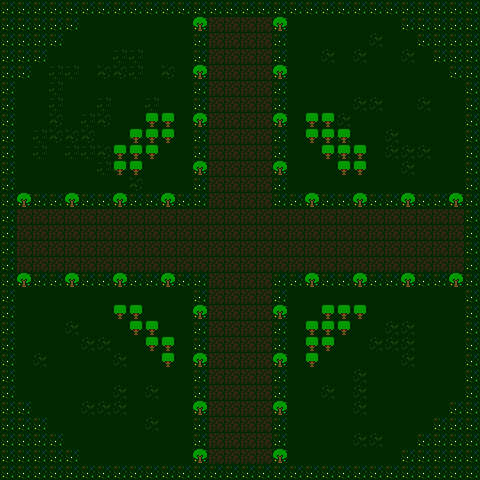

A 2D game scene composited from a Tiled map and its tileset images. What follows is a short description and the map's XML, with every tile layer's data as written:
An orthogonal 30x30 tile map with 16x16 px tiles, 3 tile layers (floor, wall, units).

<map version="1.10" tiledversion="2025.05.05" orientation="orthogonal" renderorder="right-down" width="30" height="30" tilewidth="16" tileheight="16" infinite="0" nextlayerid="6" nextobjectid="1">
 <tileset firstgid="1" source="../../tiles/battle/farm.tsx" />
 <layer id="1" name="floor" width="30" height="30">
  <data encoding="csv">
52,52,52,52,52,52,52,52,52,52,52,52,52,52,52,52,52,52,52,52,52,52,52,52,52,52,52,52,52,52,
52,52,52,52,52,4,4,4,4,4,4,4,52,15,15,15,15,52,4,4,4,4,4,4,4,52,52,52,52,52,
52,52,52,52,4,4,4,4,4,4,4,4,52,15,15,15,15,52,4,4,4,4,4,16,4,4,52,52,52,52,
52,52,52,4,4,4,4,18,18,4,4,4,52,15,15,15,15,52,4,4,16,4,16,4,4,16,4,52,52,52,
52,52,4,18,18,4,17,17,18,4,17,4,52,15,15,15,15,52,4,4,4,4,4,4,4,4,4,4,52,52,
52,4,4,18,4,4,4,4,4,4,4,4,52,15,15,15,15,52,4,4,4,4,4,4,4,4,4,4,4,52,
52,4,4,18,4,4,18,4,4,18,4,4,52,15,15,15,15,52,4,4,4,4,16,16,4,4,16,4,4,52,
52,4,4,17,4,18,17,4,4,4,4,4,52,15,15,15,15,52,4,4,4,16,4,4,4,4,4,4,4,52,
52,4,18,17,17,17,4,4,18,4,4,4,52,15,15,15,15,52,4,4,4,16,4,4,16,4,4,4,4,52,
52,4,18,4,18,18,17,4,4,4,4,4,52,15,15,15,15,52,4,4,4,16,4,4,16,16,16,4,4,52,
52,4,4,4,4,4,18,18,4,4,4,4,52,15,15,15,15,52,4,4,4,4,4,4,4,16,4,4,4,52,
52,4,4,4,4,4,4,4,17,4,4,4,52,15,15,15,15,52,4,4,4,4,4,4,4,4,4,4,4,52,
52,52,52,52,52,52,52,52,52,52,52,52,52,15,15,15,15,52,52,52,52,52,52,52,52,52,52,52,52,52,
52,15,15,15,15,15,15,15,15,15,15,15,15,15,15,15,15,15,15,15,15,15,15,15,15,15,15,15,15,52,
52,15,15,15,15,15,15,15,15,15,15,15,15,15,15,15,15,15,15,15,15,15,15,15,15,15,15,15,15,52,
52,15,15,15,15,15,15,15,15,15,15,15,15,15,15,15,15,15,15,15,15,15,15,15,15,15,15,15,15,52,
52,15,15,15,15,15,15,15,15,15,15,15,15,15,15,15,15,15,15,15,15,15,15,15,15,15,15,15,15,52,
52,52,52,52,52,52,52,52,52,52,52,52,52,15,15,15,15,52,52,52,52,52,52,52,52,52,52,52,52,52,
52,4,4,4,4,4,4,4,4,4,4,4,52,15,15,15,15,52,4,4,4,4,4,4,4,4,4,4,4,52,
52,4,4,4,4,4,4,4,4,4,4,4,52,15,15,15,15,52,4,4,4,4,4,4,4,4,4,4,4,52,
52,4,4,4,16,4,4,4,4,4,4,4,52,15,15,15,15,52,4,4,4,4,4,4,16,16,4,4,4,52,
52,4,4,4,4,16,16,4,4,4,4,4,52,15,15,15,15,52,4,4,4,4,4,16,16,16,4,4,4,52,
52,4,16,4,4,4,4,16,4,4,4,4,52,15,15,15,15,52,4,4,4,4,4,4,4,16,4,4,4,52,
52,4,4,4,4,4,4,4,4,4,4,4,52,15,15,15,15,52,4,4,4,4,16,4,4,4,4,4,4,52,
52,4,4,4,4,4,4,16,4,16,4,4,52,15,15,15,15,52,4,4,16,4,16,4,4,4,4,4,4,52,
52,52,4,4,4,16,16,16,4,4,4,4,52,15,15,15,15,52,4,4,4,4,16,4,4,4,4,4,52,52,
52,52,52,4,4,4,4,4,4,16,4,4,52,15,15,15,15,52,4,4,4,4,4,4,4,4,4,52,52,52,
52,52,52,52,4,4,4,4,4,4,4,4,52,15,15,15,15,52,4,4,4,4,16,16,4,4,52,52,52,52,
52,52,52,52,52,4,4,4,4,4,4,4,52,15,15,15,15,52,4,4,4,4,4,4,4,52,52,52,52,52,
52,52,52,52,52,52,52,52,52,52,52,52,52,52,52,52,52,52,52,52,52,52,52,52,52,52,52,52,52,52
</data>
 </layer>
 <layer id="3" name="wall" width="30" height="30">
  <data encoding="csv">
0,0,0,0,0,0,0,0,0,0,0,0,0,0,0,0,0,0,0,0,0,0,0,0,0,0,0,0,0,0,
0,0,0,0,0,0,0,0,0,0,0,0,36,0,0,0,0,36,0,0,0,0,0,0,0,0,0,0,0,0,
0,0,0,0,0,0,0,0,0,0,0,0,0,0,0,0,0,0,0,0,0,0,0,0,0,0,0,0,0,0,
0,0,0,0,0,0,0,0,0,0,0,0,0,0,0,0,0,0,0,0,0,0,0,0,0,0,0,0,0,0,
0,0,0,0,0,0,0,0,0,0,0,0,36,0,0,0,0,36,0,0,0,0,0,0,0,0,0,0,0,0,
0,0,0,0,0,0,0,0,0,0,0,0,0,0,0,0,0,0,0,0,0,0,0,0,0,0,0,0,0,0,
0,0,0,0,0,0,0,0,0,0,0,0,0,0,0,0,0,0,0,0,0,0,0,0,0,0,0,0,0,0,
0,0,0,0,0,0,0,0,0,35,35,0,36,0,0,0,0,36,0,35,35,0,0,0,0,0,0,0,0,0,
0,0,0,0,0,0,0,0,35,35,35,0,0,0,0,0,0,0,0,35,35,35,0,0,0,0,0,0,0,0,
0,0,0,0,0,0,0,35,35,35,0,0,0,0,0,0,0,0,0,0,35,35,35,0,0,0,0,0,0,0,
0,0,0,0,0,0,0,35,35,0,0,0,36,0,0,0,0,36,0,0,0,35,35,0,0,0,0,0,0,0,
0,0,0,0,0,0,0,0,0,0,0,0,0,0,0,0,0,0,0,0,0,0,0,0,0,0,0,0,0,0,
0,36,0,0,36,0,0,36,0,0,36,0,0,0,0,0,0,0,0,36,0,0,36,0,0,36,0,0,36,0,
0,0,0,0,0,0,0,0,0,0,0,0,0,0,0,0,0,0,0,0,0,0,0,0,0,0,0,0,0,0,
0,0,0,0,0,0,0,0,0,0,0,0,0,0,0,0,0,0,0,0,0,0,0,0,0,0,0,0,0,0,
0,0,0,0,0,0,0,0,0,0,0,0,0,0,0,0,0,0,0,0,0,0,0,0,0,0,0,0,0,0,
0,0,0,0,0,0,0,0,0,0,0,0,0,0,0,0,0,0,0,0,0,0,0,0,0,0,0,0,0,0,
0,36,0,0,36,0,0,36,0,0,36,0,0,0,0,0,0,0,0,36,0,0,36,0,0,36,0,0,36,0,
0,0,0,0,0,0,0,0,0,0,0,0,0,0,0,0,0,0,0,0,0,0,0,0,0,0,0,0,0,0,
0,0,0,0,0,0,0,35,35,0,0,0,36,0,0,0,0,36,0,0,35,35,35,0,0,0,0,0,0,0,
0,0,0,0,0,0,0,0,35,35,0,0,0,0,0,0,0,0,0,35,35,35,0,0,0,0,0,0,0,0,
0,0,0,0,0,0,0,0,0,35,35,0,0,0,0,0,0,0,0,35,35,0,0,0,0,0,0,0,0,0,
0,0,0,0,0,0,0,0,0,0,35,0,36,0,0,0,0,36,0,35,0,0,0,0,0,0,0,0,0,0,
0,0,0,0,0,0,0,0,0,0,0,0,0,0,0,0,0,0,0,0,0,0,0,0,0,0,0,0,0,0,
0,0,0,0,0,0,0,0,0,0,0,0,0,0,0,0,0,0,0,0,0,0,0,0,0,0,0,0,0,0,
0,0,0,0,0,0,0,0,0,0,0,0,36,0,0,0,0,36,0,0,0,0,0,0,0,0,0,0,0,0,
0,0,0,0,0,0,0,0,0,0,0,0,0,0,0,0,0,0,0,0,0,0,0,0,0,0,0,0,0,0,
0,0,0,0,0,0,0,0,0,0,0,0,0,0,0,0,0,0,0,0,0,0,0,0,0,0,0,0,0,0,
0,0,0,0,0,0,0,0,0,0,0,0,36,0,0,0,0,36,0,0,0,0,0,0,0,0,0,0,0,0,
0,0,0,0,0,0,0,0,0,0,0,0,0,0,0,0,0,0,0,0,0,0,0,0,0,0,0,0,0,0
</data>
 </layer>
 <layer id="4" name="units" width="30" height="30">
  <data encoding="csv">
0,0,0,0,0,0,0,0,0,0,0,0,0,0,0,0,0,0,0,0,0,0,0,0,0,0,0,0,0,0,
0,0,0,0,0,0,0,0,0,0,0,0,0,0,0,0,0,0,0,0,0,0,0,0,0,0,0,0,0,0,
0,0,0,0,0,0,0,0,0,0,0,0,0,0,0,0,0,0,0,0,0,0,0,0,0,0,0,0,0,0,
0,0,0,0,0,0,0,0,0,0,0,0,0,0,0,0,0,0,0,0,0,0,0,0,0,0,0,0,0,0,
0,0,0,0,0,0,0,0,0,0,0,0,0,0,0,0,0,0,0,0,0,0,0,0,0,0,0,0,0,0,
0,0,0,0,0,0,0,0,0,0,0,0,0,0,0,0,0,0,0,0,0,0,0,0,0,0,0,0,0,0,
0,0,0,0,0,0,0,0,0,0,0,0,0,0,0,0,0,0,0,0,0,0,0,0,0,0,0,0,0,0,
0,0,0,0,0,0,0,0,0,0,0,0,0,0,0,0,0,0,0,0,0,0,0,0,0,0,0,0,0,0,
0,0,0,0,0,0,0,0,0,0,0,0,0,0,0,0,0,0,0,0,0,0,0,0,0,0,0,0,0,0,
0,0,0,0,0,0,0,0,0,0,0,0,0,0,0,0,0,0,0,0,0,0,0,0,0,0,0,0,0,0,
0,0,0,0,0,0,0,0,0,0,0,0,0,0,0,0,0,0,0,0,0,0,0,0,0,0,0,0,0,0,
0,0,0,0,0,0,0,0,0,0,0,0,0,0,0,0,0,0,0,0,0,0,0,0,0,0,0,0,0,0,
0,0,0,0,0,0,0,0,0,0,0,0,0,0,0,0,0,0,0,0,0,0,0,0,0,0,0,0,0,0,
0,0,0,0,0,0,0,0,0,0,0,0,0,0,0,0,0,0,0,0,0,0,0,0,0,0,0,0,0,0,
0,0,0,0,0,0,0,0,0,0,0,0,0,0,0,0,0,0,0,0,0,0,0,0,0,0,0,0,0,0,
0,0,0,0,0,0,0,0,0,0,0,0,0,0,0,0,0,0,0,0,0,0,0,0,0,0,0,0,0,0,
0,0,0,0,0,0,0,0,0,0,0,0,0,0,0,0,0,0,0,0,0,0,0,0,0,0,0,0,0,0,
0,0,0,0,0,0,0,0,0,0,0,0,0,0,0,0,0,0,0,0,0,0,0,0,0,0,0,0,0,0,
0,0,0,0,0,0,0,0,0,0,0,0,0,0,0,0,0,0,0,0,0,0,0,0,0,0,0,0,0,0,
0,0,0,0,0,0,0,0,0,0,0,0,0,0,0,0,0,0,0,0,0,0,0,0,0,0,0,0,0,0,
0,0,0,0,0,0,0,0,0,0,0,0,0,0,0,0,0,0,0,0,0,0,0,0,0,0,0,0,0,0,
0,0,0,0,0,0,0,0,0,0,0,0,0,0,0,0,0,0,0,0,0,0,0,0,0,0,0,0,0,0,
0,0,0,0,0,0,0,0,0,0,0,0,0,0,0,0,0,0,0,0,0,0,0,0,0,0,0,0,0,0,
0,0,0,0,0,0,0,0,0,0,0,0,0,0,0,0,0,0,0,0,0,0,0,0,0,0,0,0,0,0,
0,0,0,0,0,0,0,0,0,0,0,0,0,0,0,0,0,0,0,0,0,0,0,0,0,0,0,0,0,0,
0,0,0,0,0,0,0,0,0,0,0,0,0,0,0,0,0,0,0,0,0,0,0,0,0,0,0,0,0,0,
0,0,0,0,0,0,0,0,0,0,0,0,0,0,0,0,0,0,0,0,0,0,0,0,0,0,0,0,0,0,
0,0,0,0,0,0,0,0,0,0,0,0,0,0,0,0,0,0,0,0,0,0,0,0,0,0,0,0,0,0,
0,0,0,0,0,0,0,0,0,0,0,0,0,0,0,0,0,0,0,0,0,0,0,0,0,0,0,0,0,0,
0,0,0,0,0,0,0,0,0,0,0,0,0,0,0,0,0,0,0,0,0,0,0,0,0,0,0,0,0,0
</data>
 </layer>
</map>
